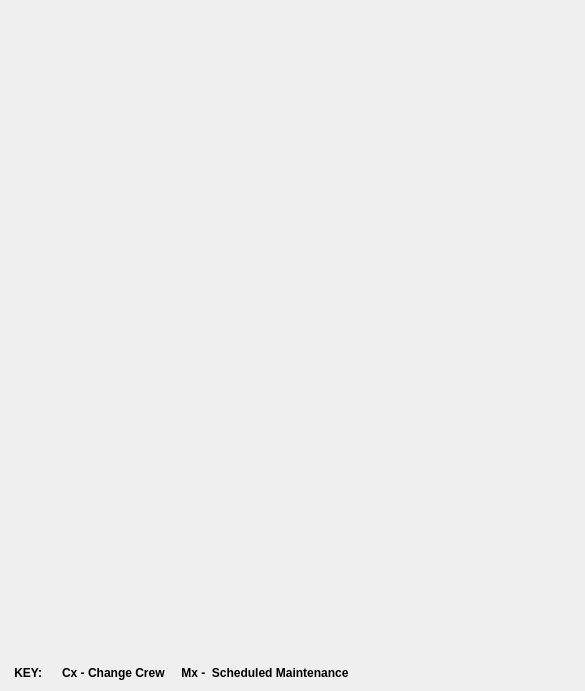
<?xml version="1.0" encoding="UTF-8"?>
<ui version="4.0">
 <class>DisplayTextV2</class>
 <widget class="QDialog" name="DisplayTextV2">
  <property name="geometry">
   <rect>
    <x>0</x>
    <y>0</y>
    <width>585</width>
    <height>691</height>
   </rect>
  </property>
  <property name="windowTitle">
   <string>Text Ranked List</string>
  </property>
  <layout class="QVBoxLayout" name="verticalLayout_2">
   <item>
    <layout class="QVBoxLayout" name="verticalLayout">
     <item>
      <widget class="APWidgetText2" name="apglwidget" native="true">
       <property name="sizePolicy">
        <sizepolicy hsizetype="Expanding" vsizetype="Expanding">
         <horstretch>0</horstretch>
         <verstretch>0</verstretch>
        </sizepolicy>
       </property>
      </widget>
     </item>
     <item>
      <widget class="QLabel" name="label">
       <property name="sizePolicy">
        <sizepolicy hsizetype="Expanding" vsizetype="Fixed">
         <horstretch>0</horstretch>
         <verstretch>0</verstretch>
        </sizepolicy>
       </property>
       <property name="font">
        <font>
         <pointsize>9</pointsize>
         <weight>75</weight>
         <bold>true</bold>
        </font>
       </property>
       <property name="styleSheet">
        <string notr="true"/>
       </property>
       <property name="text">
        <string> KEY:      Cx - Change Crew     Mx -  Scheduled Maintenance</string>
       </property>
      </widget>
     </item>
    </layout>
   </item>
  </layout>
 </widget>
 <customwidgets>
  <customwidget>
   <class>APWidgetText2</class>
   <extends>QWidget</extends>
   <header>CustomTextDisplayWidgets.h</header>
   <container>1</container>
  </customwidget>
 </customwidgets>
 <resources/>
 <connections/>
</ui>
